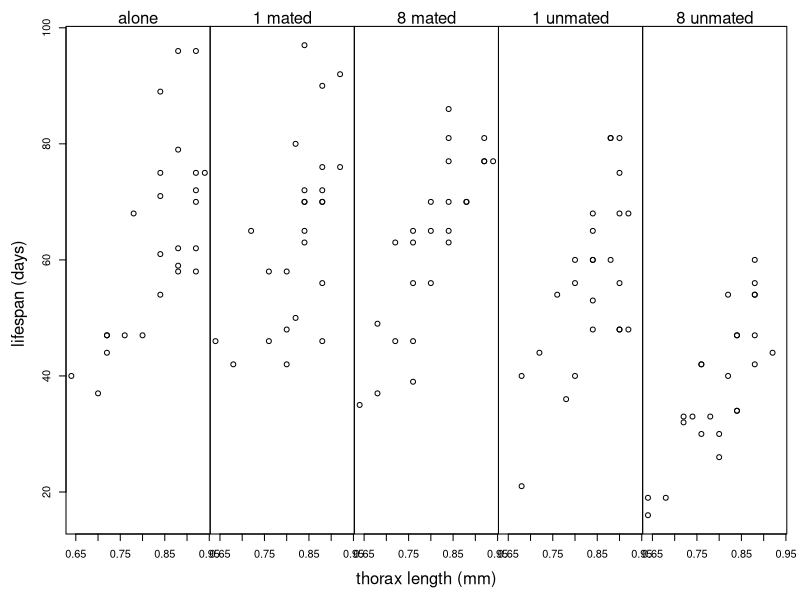
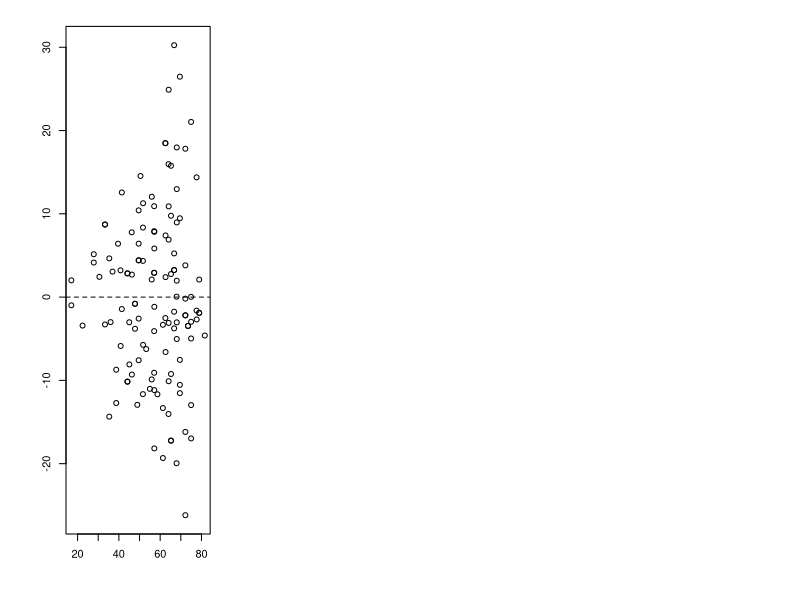
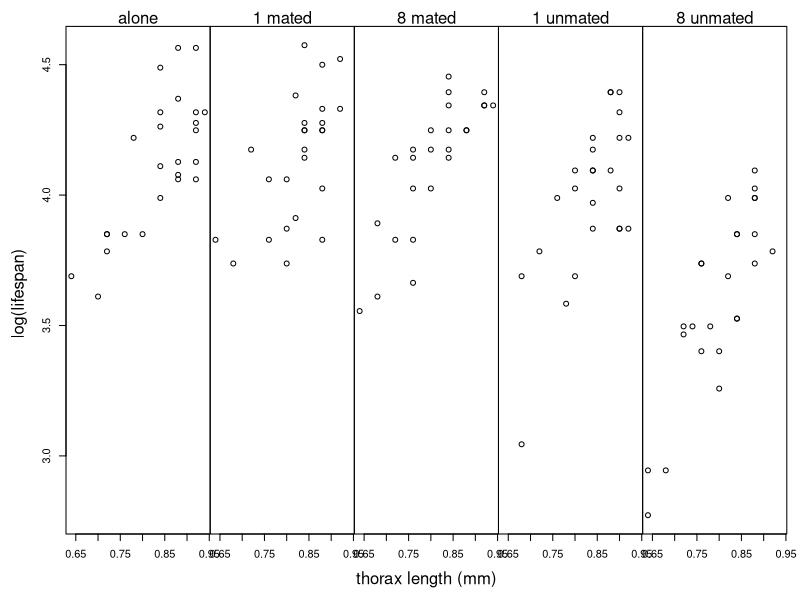
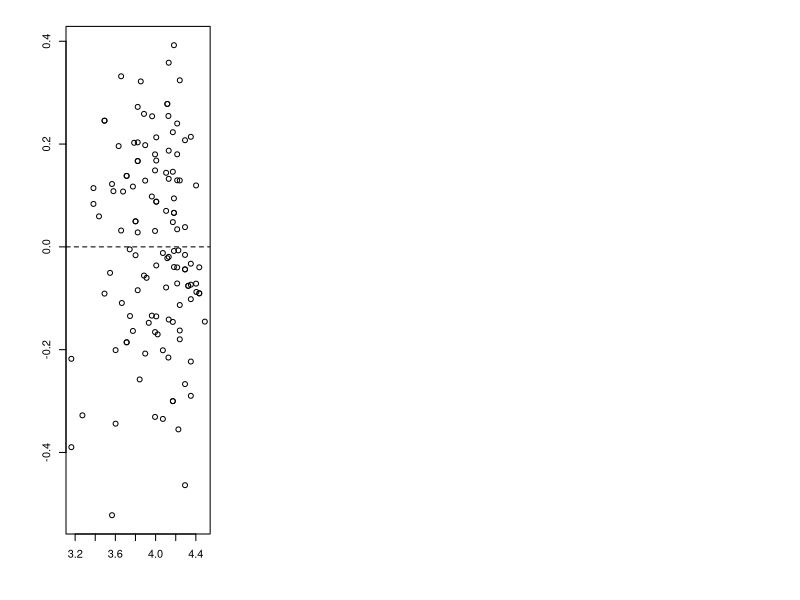
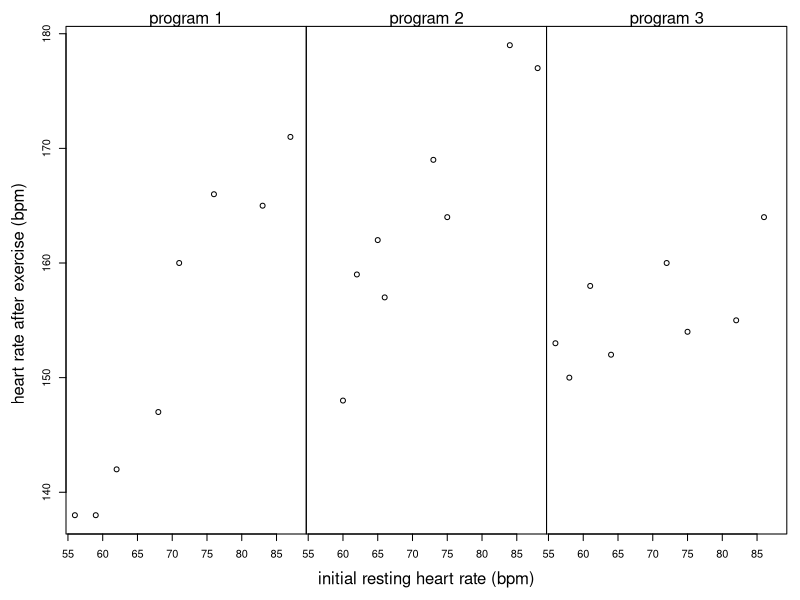

Generate these figures, in order, with R:
## ---- chunk 1
setwd("C:/Users/krgross/Documents/GitHub/st512-course-notes/")
knitr::opts_chunk$set(fig.width = 5, fig.height = 4.5, fig.align = "center") 
## ---- chunk 2
fly <- read.table("data/fruitfly.txt", head = T, stringsAsFactors = T)

par(mfrow = c(1, 5), mar = c(3, 0, 1, 0), oma = c(2, 5, 1, 1))
trt.labels <- c("alone", "1 mated", "8 mated", "1 unmated", "8 unmated")

for (i in seq(along = levels(fly$trt))) {

  with(fly, plot(life ~ thorax, type = "n", xlab = "", ylab = "", yaxt = "n"))
  with(subset(fly, trt == levels(fly$trt)[i]), points(life ~ thorax))
  
  mtext(text = trt.labels[i], side = 3, line = 0)
  
  if (i == 1) {
    axis(2)
  }
}

mtext(text = "thorax length (mm)", side = 1, line = 0, outer = T)
mtext(text = "lifespan (days)", side = 2, line = 3, outer = T)
## ---- chunk 3
fm1 <- lm(life ~ trt + thorax, data = fly)

plot(resid(fm1) ~ fitted(fm1), xlab = "Fitted values", ylab = "Residuals")
abline(h = 0, lty = "dashed")
## ---- chunk 4
par(mfrow = c(1, 5), mar = c(3, 0, 1, 0), oma = c(2, 5, 1, 1))
trt.labels <- c("alone", "1 mated", "8 mated", "1 unmated", "8 unmated")

for (i in seq(along = levels(fly$trt))) {
  
  with(fly, plot(log(life) ~ thorax, type = "n", xlab = "", ylab = "", yaxt = "n"))
  with(subset(fly, trt == levels(fly$trt)[i]), points(log(life) ~ thorax))
  
  mtext(text = trt.labels[i], side = 3, line = 0)
  
  if (i == 1) {
    axis(2)
  }
}

mtext(text = "thorax length (mm)", side = 1, line = 0, outer = T)
mtext(text = "log(lifespan)", side = 2, line = 3, outer = T)
## ---- chunk 5
fm2 <- lm(log(life) ~ trt + thorax, data = fly)
plot(resid(fm2) ~ fitted(fm2), xlab = "Fitted values", ylab = "Residuals")
abline(h = 0, lty = "dashed")
## ---- chunk 6
exercise <- read.table("data/exercise.txt", head = T, stringsAsFactors = T)

  par(mfrow = c(1, 3), mar = c(3, 0, 1, 0), oma = c(2, 5, 1, 1))
  
  trt.labels <- c("program 1", "program 2", "program 3")
  
  fm1 <- lm(hrate ~ -1 + program + initrate : program, data = exercise)
    
  intercepts <- coef(fm1)[1:3]
  slopes     <- coef(fm1)[4:6]
  
  for (i in seq(along = levels(exercise$program))) {
    
    with(exercise, plot(hrate ~ initrate, type = "n", xlab = "", ylab = "", yaxt = "n"))
    with(subset(exercise, program == levels(exercise$program)[i]), points(hrate ~ initrate))
    
      mtext(text = trt.labels[i], side = 3, line = 0)
    
    if (i == 1) {
      axis(2)
    }
  }
  
  mtext(text = "initial resting heart rate (bpm)", side = 1, line = 0, outer = T)
  mtext(text = "heart rate after exercise (bpm)", side = 2, line = 3, outer = T)
